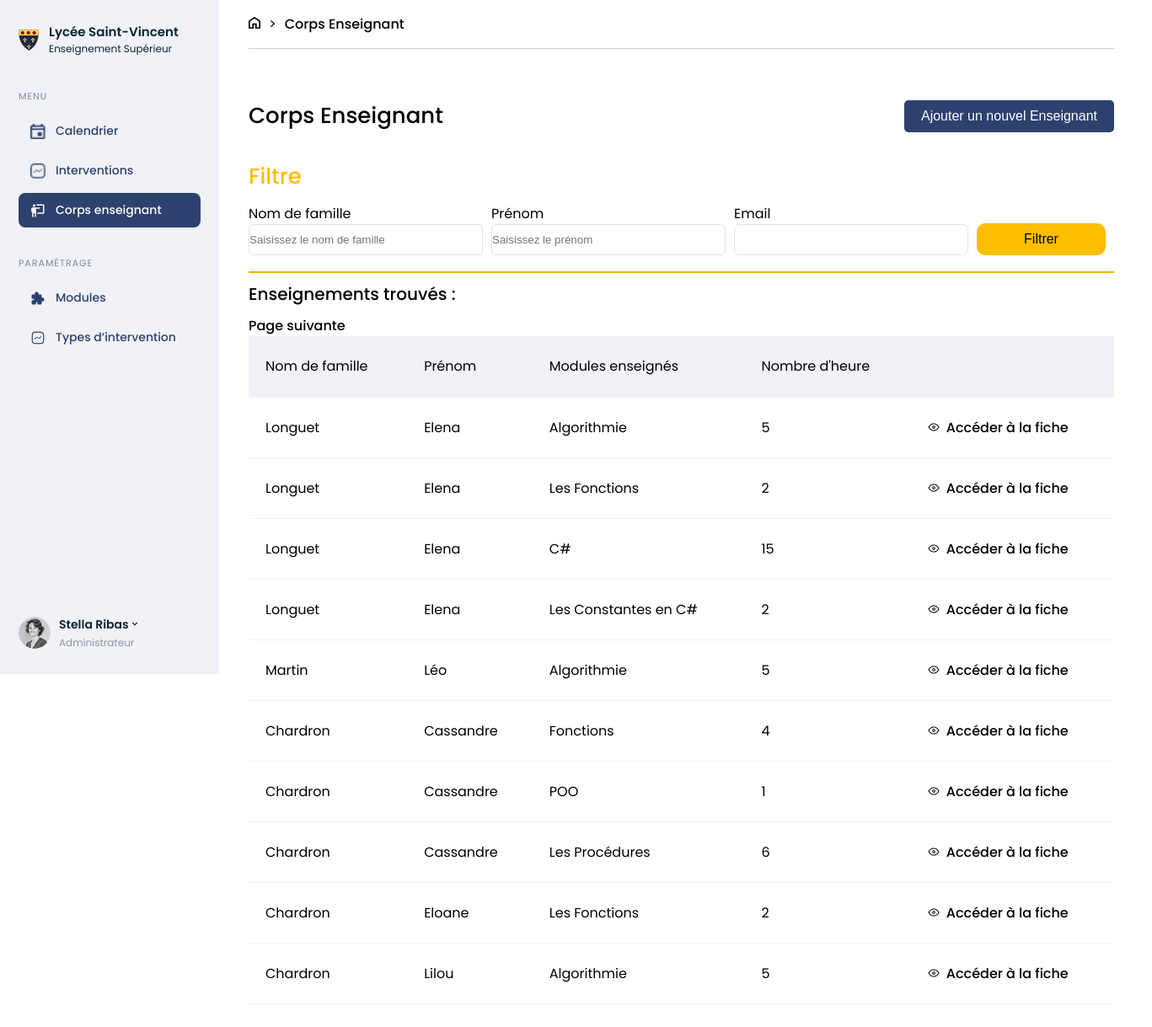
The app's page /Corps_enseignant.php (signed in) with its own data.
### tables this page shows
CREATE TABLE IF NOT EXISTS `user` (
  `id` int NOT NULL AUTO_INCREMENT,
  `role` varchar(255) DEFAULT 'Enseignant',
  `email` varchar(255) NOT NULL,
  `last_name` varchar(255) NOT NULL,
  `first_name` varchar(255) NOT NULL,
  `password` varchar(255) DEFAULT NULL,
  PRIMARY KEY (`id`)
);

CREATE TABLE IF NOT EXISTS `module` (
  `id` int NOT NULL AUTO_INCREMENT,
  `code` varchar(50) NOT NULL,
  `parent_id` int DEFAULT NULL,
  `name` varchar(255) NOT NULL,
  `description` text NOT NULL,
  `hours_count` int DEFAULT NULL,
  `capstone_project` tinyint(1) DEFAULT NULL,
  PRIMARY KEY (`id`),
  KEY `parent_id` (`parent_id`) USING BTREE
);

### database/User_database.php (called while the page is built, shortened)
<?php
function select_infos_table_corps_enseignant($con, $offset){
    $offend = $offset + 10;
    $requete = $con->prepare("SELECT u.first_name, u.last_name,m.name AS module, m.hours_count, u.id FROM instructor i JOIN user u ON i.user_id =u.id JOIN instructor_module im ON im.instructor_id = i.id JOIN module m ON im.module_id = m.id LIMIT :offsetend OFFSET :offset");
    $requete->bindValue(':offsetend', (int) $offend, PDO::PARAM_INT);
    $requete->bindValue(':offset', (int) $offset, PDO::PARAM_INT);
    $requete->execute();
    $contenu = $requete->fetchAll(\PDO::FETCH_ASSOC);
    return $contenu;
}
function select_nb_pages_entier($con){
    $requete = $con->prepare("SELECT count(*) AS nblignes FROM instructor i JOIN user u ON i.user_id =u.id JOIN instructor_module im ON im.instructor_id = i.id JOIN module m ON im.module_id = m.id");
    $requete->execute();
    $contenu = $requete->fetchAll(\PDO::FETCH_ASSOC);
    return $contenu;
}

### public/Corps_enseignant.php (the view, shortened to what this page needs)
<?php
require_once('inclus/Connexion.php');
require_once '../database/User_database.php';
require_once 'inclus/Header.php';
if (empty($_GET["page"])){
    $page = 1;
}
else {
    $page = $_GET['page'];
}
if (empty($_GET['first_name'])) {
    $filtre_prenom = '';
}
else {
    $filtre_prenom = $_GET['first_name'];
}
if (empty($_GET["last_name"])){
    $filtre_nom = '';
}
else {
    $filtre_nom = $_GET["last_name"];
}
if (empty($_GET["email"])){
    $filtre_email = '';
}
else {
    $filtre_email = $_GET["email"];
}
?>
<body>
    <nav>
        <?php require_once('inclus/Menu_gestion_licence.php'); ;?>
    </nav>
    <section class="teaching_staff page">
        <div class="breadcrumb">
            <a href="Calendrier.php"><img src="assets/home.png" alt=""></a>
            <p>></p>
            <a href="#">Corps Enseignant</a>
        </div>
        <section class="titles-page">
            <div class="align">
                <h3>Corps Enseignant</h3>
                <div class="button">
                    <button command="show-modal" commandfor="dialogs" class="blue-button">Ajouter un nouvel Enseignant</button>
                </div>
            </div>
            <form method="get" action="">
                <h3 class="yellow">Filtre</h3>
                <div class="filter-row">
                    <div class="filter-column">
                        <label name="last_name">Nom de famille</label>
                        <input type="text" name="last_name" placeholder="Saisissez le nom de famille">
                    </div>
                    <div class="filter-column">
                        <label name="first_name">Prénom</label>
                        <input type="text" name="first_name" placeholder="Saisissez le prénom">
                    </div>
                    <div class="filter-column">
                        <label name="email">Email</label>
                        <input type="email" name="email">
                    </div>
                    <button class="yellow-button">Filtrer</button>
                </div>
            </form>
            <h4>Enseignements trouvés : </h4>
            <table class="table">
                <tr class="columns">
                    <td>Nom de famille</td>
                    <td>Prénom</td>
                    <td>Modules enseignés</td>
                    <td>Nombre d'heure</td>
                    <td></td>
                </tr>
                <?php
                if (!empty($_GET["first_name"]) || !empty($_GET["last_name"]) || !empty($_GET["email"])){
                    $filtre_prenom = '%'.$_GET["first_name"].'%';
                    $filtre_nom = '%'.$_GET["last_name"].'%';
                    $filtre_email = '%'.$_GET["email"].'%';
                    $limit = 10;
                    $offset = $page * $limit - $limit;
                    if (empty($_GET['first_name'])) {
                        $filtre_prenom = '';
                    }
                    if (empty($_GET["last_name"])){
                        $filtre_nom = '';
                    }
                    if (empty($_GET["email"])){
                        $filtre_email = '';
                    }
                    $contenu = infos_module_where($con, $filtre_prenom, $filtre_nom, $filtre_email, $offset);
                    foreach ($contenu as $element => $valeur){
                        echo "<tr>";
                        echo "<td>". $valeur["last_name"]. "</td>";
                        echo"<td>". $valeur["first_name"]. "</td>";
                        echo"<td>". $valeur['module']. "</td>";
                        echo"<td>". $valeur['hours_count']. "</td>";
                        ?><td class="table_align"><img src="assets/Oeil.png" alt="">
                        <a href="Fiche_enseignant_informations.php?id=<?php echo $valeur['id']; ?>">Accéder à la fiche</a></td>
                        <?php
                    }
                    echo "</tr>";
                    $nb_pages = select_nb_pages_filtre($con, $filtre_prenom, $filtre_nom, $filtre_email);
                    $nb_pages = $nb_pages[0]["nblignes"];
                    $nb_pages = $nb_pages = (int)($nb_pages / 10) + 1;
                }
                else {
                    $limit = 10;
                    $offset = $page * $limit - $limit;
                    $contenu = select_infos_table_corps_enseignant($con, $offset);
                    foreach ($contenu as $valeurs=>$element) {
                        echo "<tr>";
                        echo "<td>". $element["last_name"]. "</td>";
                        echo"<td>". $element["first_name"]. "</td>";
                        echo"<td>". $element['module']. "</td>";
                        echo"<td>". $element['hours_count']. "</td>";
                        ?><td class="table_align"><img src="assets/Oeil.png" alt="">
                        <a href="Fiche_enseignant_informations.php?id=<?php echo $element['id']; ?>">Accéder à la fiche</a></td>
                        <?php
                        echo "</tr>";
                    }
                    $nb_pages = select_nb_pages_entier($con);
                    $nb_pages = $nb_pages[0]["nblignes"];
                    $nb_pages = $nb_pages = (int)($nb_pages / 10) + 1;
                }
                if ($_GET["page"] == 1 && $nb_pages == 1){ ?>
                    <?php
                }
                else if ($_GET["page"] == $nb_pages){?>
                    <a href="Corps_enseignant.php?page=<?php echo $page - 1; ?>&first_name=<?php echo $filtre_prenom; ?>&last_name=<?php echo $filtre_nom; ?>&email=<?php echo $filtre_email; ?>">Page précédente </a><?php
                }
                else { ?>
                    <a href="Corps_enseignant.php?page=<?php echo $page + 1; ?>&first_name=<?php echo $filtre_prenom; ?>&last_name=<?php echo $filtre_nom; ?>&email=<?php echo $filtre_email; ?>"> Page suivante</a><?php
                }
                ?>
            </table>
        </section>
    </section>
</body>
</html>

### public/style.css (style rules this page uses)
nav { position: fixed; }
.page { margin-left: 250px; width: 1385px; }
.yellow { color: #FFBD01; font-family: Poppins; font-weight: bold; font-style: Medium; font-size: 20px; line-height: 24px; letter-spacing: 0px; }
.filter-column { display: flex; flex-direction: column ; width: 278px; }
.filter-row { display: flex; justify-content: flex-start; flex-direction: row; gap: 20px; align-items: flex-end; border-bottom: #FFBD01 2px solid; padding-bottom: 20px; }
.yellow-button { background-color: #FFBD01; border: none; border-radius: 10px; width: 153px; cursor: pointer; height: 38px; margin-bottom: 10px; }
p, h3 { margin: 0; }
tr { border-bottom: 1px solid #F1F2F7; height: 72px; }
.table_align { display: flex; align-items: center; padding-top: 23px; }
.table_align img { padding-right: 7px; }
.table_align a { text-decoration: none; color: black; }
nav { width: 240px; background-color: #F1F2F7; height: 100vh; }
.breadcrumb { display: inline-flex; height: 57px; width: 100%; align-items: center; gap: 10px; border-bottom: 1px solid #C8CBD9; background-color: white; }
.breadcrumb img { width: 14px; height: 14px; }
body { display: flex; margin: 0; }
.titles-page h3 { font-size: 26px; font-weight: 500; margin: 20px 0px; }
.titles-page h4 { font-size: 20px; font-weight: 500; margin: 10px 0px; }
.blue-button { padding: 10px 20px; background-color: #2C416E; color: white; text-align: center; border-radius: 5px; display: inline-block; border: unset; }
.align { display: flex; justify-content: space-between; align-items: center; margin-top: 40px; }
td { padding: 17px 20px; }
table { width: 100%; border-collapse: collapse; }
.columns { background-color: #F1F2F7; }
* { box-sizing: 0; }
form { margin-top: 20px; }
label { font-weight: 400; font-size: 16px; }
form { width: 100%; }
input, select { padding: 10px 0px; border: 1px solid #DFE4EA; border-radius: 6px; margin-bottom: 10px; }
button { font-weight: 500; font-size: 16px; }
a { text-decoration: none; color: black; font-weight: 500; }
.teaching_staff { padding: 0px 45px 45px 45px; font-family: Poppins; }
.filter-row { width: 100%; display: flex; align-items: flex-end; gap: 10px; padding-bottom: 9px; border-bottom: 2px solid #f0b300; }

### records on screen
user: last_name "Longuet", first_name "Elena", module.name "Algorithmie", module.hours_count "5", module.name "Les Fonctions", module.hours_count "2", module.name "C#", module.hours_count "15", module.name "Les Constantes en C#"
user: last_name "Martin", first_name "Léo", module.name "Algorithmie", module.hours_count "5"
user: last_name "Chardron", first_name "Cassandre", module.name "Fonctions", module.hours_count "4", module.name "POO", module.hours_count "1", module.name "Les Procédures", module.hours_count "6"
user: last_name "Chardron", first_name "Eloane", module.name "Les Fonctions", module.hours_count "2"
user: last_name "Chardron", first_name "Lilou", module.name "Algorithmie", module.hours_count "5"
